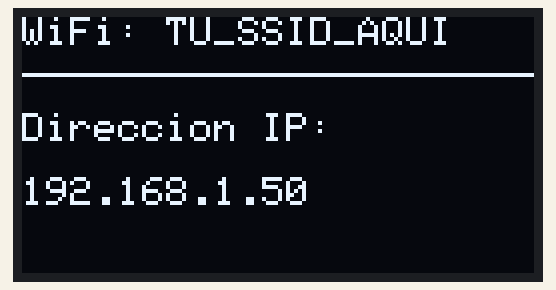
A sketch run on a simulated ESP32. Shown: 128×64 one-colour display. WiFi joins after 1.5 s; servers stay silent unless stated; the local clock reads 2024-03-15 10:24:30 at power-on unless the sketch sets it; what the sketch prints to the serial monitor is not drawn. At 13.2 s the program puts the board to deep sleep or switches it off; the recording ends there.

Above: at 1.9 s.
At 3.0 s:
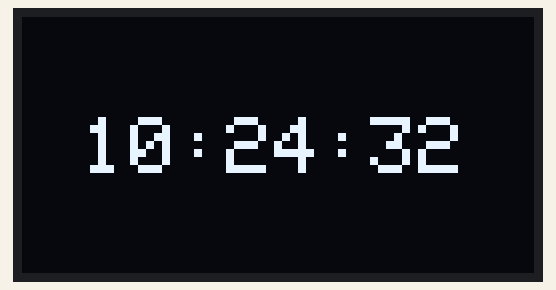
At 4.0 s:
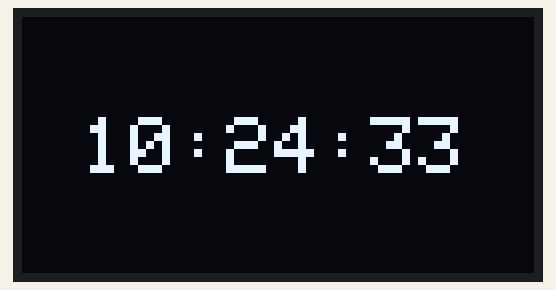
At 5.0 s:
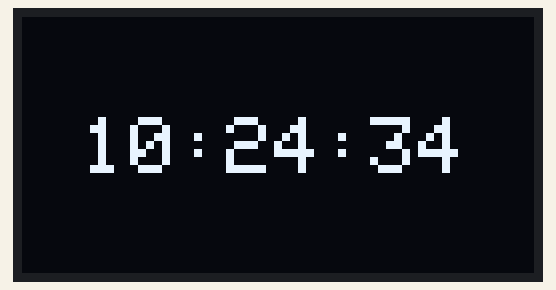
At 7.1 s:
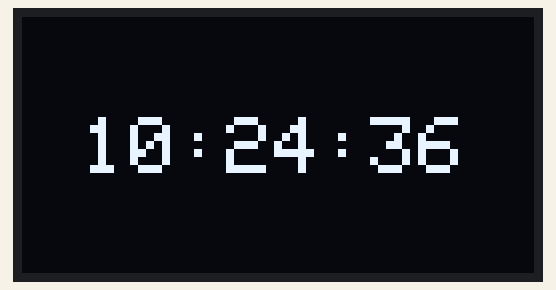
At 12.2 s:
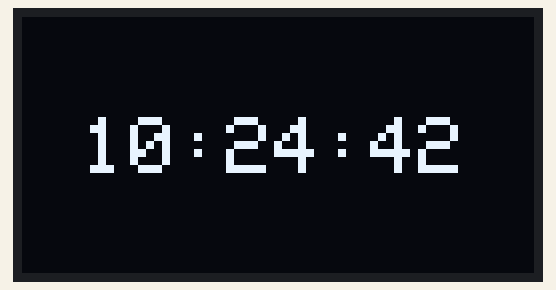

The sketch:

sketch.ino
```cpp
#include <WiFi.h>
#include "wifi_connect.h"
#include "display_utils.h"
#include "time_manager.h"

/*El compilador espera rigurosamente que su primer argumento sea un tipo de dato llamado gpio_num_t
(un enumerador interno que define los pines del chip válidos)*/
const gpio_num_t PUSH_BUTTON = GPIO_NUM_27;

// Definimos las variables para el contador millis()
unsigned long timeInit = 0;
const unsigned long timePowerOn = 10000;  // Segundos que permanece encendido

void setup() {
  Serial.begin(115200);

  // Inicializamos el display
  displayInit();

  // Leemos la causa de despertar
  esp_sleep_wakeup_cause_t sleep_cause = esp_sleep_get_wakeup_cause();

  // Siempre intentamos sincronizar al despertar para evitar el "drift" (desviación) del RTC interno
  if (sleep_cause == ESP_SLEEP_WAKEUP_EXT0) {
    Serial.println("Despertado por botón. Sincronizando para precisión...");
    displayStatus("Actualizando hora...");
  } else {
    Serial.println("Cold Boot / Reset manual. Iniciando sincronización...");
    displayStatus("Conectando WiFi...");
  }

  // Intentamos conectar y sincronizar
  if (setup_wifi()) {
    // Éxito: Mostramos información de red brevemente si es Cold Boot
    if (sleep_cause != ESP_SLEEP_WAKEUP_EXT0) {
      displayInfoNet(WiFi.SSID(), WiFi.localIP().toString());
      delay(1000);
    }

    displayStatus("Sincronizando NTP");

    if (syncTimeWithNTP()) {
      displayStatus("Sincronizado");
    } else {
      displayStatus("Error NTP");
    }

    // Una vez tenemos la hora, ya no necesitamos el WiFi
    disconnect_wifi();
  } else {
    // Fallo de WiFi: Mostramos error y seguimos con el RTC actual (aunque tenga drift)
    displayStatus("Error: No WiFi");
  }

  // Guardamos el momento en que termina el setup y arranca el loop (visualización)
  timeInit = millis();
}

void loop() {
  // Mientras no hayan pasado timePowerOn (10 seg.), refrescamos el display

  if (millis() - timeInit < timePowerOn) {
    // Leemos el RTC
    String horaActual = getFormattedTime();
    // Imprimimos en monitor Serie (depuración)
    Serial.print("Hora RTC: ");
    Serial.println(horaActual);

    // Mostramos en display
    displayTime(horaActual);

    // Actualizamos cada 1 seg
    delay(1000);
  } else {
    // Se cumplió el tiempo
    Serial.println("Tiempo cumplido. Apagando pantalla y entrando en modo Deep Sleep...");
    // Apagamos el display
    displayPowerOff();
    // Configuramos el despertar por Ext0 en el GPIO definido cuando pase a estado HIGH (1)
    esp_sleep_enable_ext0_wakeup(PUSH_BUTTON, 1);

    // Acivamos el modo deep sleep
    esp_deep_sleep_start();
  }
}
```

display_utils.cpp
```cpp
#include "display_utils.h"

// Librerías de Adafruit para el manejo del display
#include <Wire.h>
#include <Adafruit_GFX.h>
#include <Adafruit_SSD1306.h>

// Dimensiones de la pantalla SSD1306 (128x64 píxeles)
#define SCREEN_WIDTH 128
#define SCREEN_HEIGHT 64

// El pin de reset no se usa en la mayoría de estos módulos (usamos -1)
#define OLED_RESET -1
// Dirección I2C típica: 0x3C para la mayoría de pantallas 128x64
#define SCREEN_ADDRESS 0x3C

// Instancia del objeto display
Adafruit_SSD1306 display(SCREEN_WIDTH, SCREEN_HEIGHT, &Wire, OLED_RESET);

void displayInit() {
  // Pequeña pausa para asegurar que el display esté energizado
  delay(100);

  // Inicializa
  if (!display.begin(SSD1306_SWITCHCAPVCC, SCREEN_ADDRESS)) {
    Serial.println(F("Error: No se pudo encontrar el display SSD1306"));
    // Si falla, el programa se detiene aquí para depuración
    for (;;) ;
  }

  // Configuración inicial por defecto
  display.clearDisplay();
  display.setTextColor(SSD1306_WHITE);
  display.display();
}

void displayStatus(String message) {
  display.clearDisplay();

  // Encabezado
  display.setTextSize(1);
  display.setCursor(0, 0);
  display.println("Estado:");

  // Mensaje principal
  display.setCursor(0, 20);
  display.setTextSize(1);
  display.println(message);

  // Enviar buffer a la pantalla
  display.display();
}

void displayTime(String timeStr) {
  display.clearDisplay();
  display.setTextSize(2);
  display.setCursor(15, 25);
  display.print(timeStr);
  display.display();
}

void displayInfoNet(String ssid, String ip) {
  display.clearDisplay();

  // Línea superior (Zona amarilla)
  display.setTextSize(1);
  display.setCursor(0, 0);
  display.print("WiFi: ");
  display.println(ssid);

  // Línea decorativa divisoria
  display.drawFastHLine(0, 14, 128, SSD1306_WHITE);

  // Información de IP (Zona azul)
  display.setCursor(0, 24);
  display.setTextSize(1);
  display.println("Direccion IP:");

  display.setTextSize(1);
  display.setCursor(0, 40);
  display.println(ip);

  display.display();
}

void displayPowerOff() {
    display.clearDisplay();
    display.display(); // Borra lo que haya antes de apagar

    // Envía el comando de hardware para apagar el panel y ahorrar batería
    display.ssd1306_command(SSD1306_DISPLAYOFF);
}
```

display_utils.h
```cpp
#pragma once
#include <Arduino.h>

/**
 * Inicializa la pantalla OLED SSD1306.
 * Configura el bus I2C y establece los parámetros iniciales del texto.
 */
void displayInit();

/**
 * Muestra un mensaje de estado en la pantalla.
 * Limpia la pantalla y escribe el mensaje con una etiqueta de "Estado:".
 * @param message El texto a mostrar.
 */
void displayStatus(String message);

/**
 * Muestra la hora actual a partir de una cadena ya formateada.
 * @param timeStr Cadena con la hora (ej: "12:30:05").
 */
void displayTime(String timeStr);

/**
 * Muestra información de la red (SSID e IP).
 * @param ssid Nombre de la red WiFi.
 * @param ip Dirección IP asignada.
 */
void displayInfoNet(String ssid, String ip);

/**
 * Limpia la pantalla y apaga el panel OLED.
 * Útil para reducir el consumo antes de entrar en Deep Sleep.
 */
void displayPowerOff();
```

time_manager.cpp
```cpp
#include <ESP32Time.h>
#include <esp_sntp.h> // Librería nativa para controlar el estado de sincronización
#include "time_manager.h"

// Configuramos servidos NTP
const char* ntpServer = "1.ar.pool.ntp.org";
const long gmtOffSet_sec = -10800;  // Valores para Argentina (UTC-3)
const int daylightOffset_sec = 0;

// Cremos un objeto del tipo ESP32Time
ESP32Time rtc(gmtOffSet_sec);

bool syncTimeWithNTP() {
  /*
   * CONFIGURACIÓN DE SINCRONIZACIÓN:
   * SNTP_SYNC_MODE_IMMED: Fuerza a que el reloj interno se actualice instantáneamente
   * en cuanto llegue el paquete NTP, ignorando la hora "vieja" desfasada.
   */
  sntp_set_sync_mode(SNTP_SYNC_MODE_IMMED);
  configTime(0, daylightOffset_sec, ntpServer);

  Serial.println("[NTP] Intentando sincronizar hora (UTC)...");

  /*
   * EL PROBLEMA DEL DEEP SLEEP:
   * Al despertar, el ESP32 ya tiene una hora en su RTC interno (aunque esté desfasada).
   * Por eso, no podemos usar getLocalTime() para esperar, porque daría "true" de inmediato.
   * En su lugar, consultamos sntp_get_sync_status().
   */

  const int timeoutMs = 8000;  // 8 segundos de margen (reducido a petición del usuario)
  unsigned long startAttempt = millis();

  // Esperamos hasta que el estado sea "COMPLETED" (significa que llegó un paquete fresco del servidor)
  while (sntp_get_sync_status() != SNTP_SYNC_STATUS_COMPLETED) {
    if (millis() - startAttempt > timeoutMs) {
      Serial.println("\n[NTP] Error: Tiempo de espera agotado (El servidor no respondió)");
      return false;
    }
    delay(500);
    Serial.print(".");
  }

  // Una vez confirmado que el sistema se actualizó, obtenemos la estructura de tiempo
  struct tm timeinfo;
  if (!getLocalTime(&timeinfo)) {
    Serial.println("\n[NTP] Error: Sincronizó pero no se pudo leer timeinfo");
    return false;
  }

  // Actualizamos nuestro objeto rtc con la hora exacta recién recibida
  rtc.setTimeStruct(timeinfo);
  Serial.println("\n[NTP] Sincronización exitosa y RTC calibrado.");
  return true;
}

String getFormattedTime() {
  // Retorna la hora en formato de 24 hs
  return rtc.getTime("%H:%M:%S");
}

String getFormattedDate() {
  // Retorna la fecha
  return rtc.getTime("%d/%m/%Y");
}
```

time_manager.h
```cpp
#pragma once

// Se conecta al servidor NTP, obtiene la hora exacta y calibra el RTC interno del ESP32
// Devuelve true si la sincronización fue exitosa, false si falló por timeout
bool syncTimeWithNTP();

// Devuelve una cadena de texto formateada con la hora actual leída directamente del RTC
// Formato: "HH:MM:SS"
String getFormattedTime();

// Devuelve la fecha formateada ("DD/MM/YYYY")
String getFormattedDate();
```

wifi_connect.cpp
```cpp
#include "wifi_connect.h"
#include "config.h"

#include <Arduino.h>
#include <WiFi.h>
#include <ESPmDNS.h>

bool setup_wifi() {
  delay(10);
  Serial.println();
  Serial.print("Conectando a: ");
  Serial.println(WIFI_SSID);

  // Limpiamos cualquier configuración previa para evitar conflictos (al despertar de Deep Sleep por ej.)
  WiFi.disconnect(true);
  delay(100);
  WiFi.mode(WIFI_STA); // Aseguramos modo estación explicitly

  WiFi.begin(WIFI_SSID, WIFI_PASSWORD);

  // Intentar conectar durante un máximo de 20 intentos (aprox 10 seg)
  int intentos = 0;
  while (WiFi.status() != WL_CONNECTED && intentos < 20) {
    delay(500);
    Serial.print(".");
    intentos++;
  }

  if (WiFi.status() == WL_CONNECTED) {
    Serial.println("\nWiFi Conectado!");
    Serial.print("IP: ");
    Serial.println(WiFi.localIP());

    // mDNS
    if (!MDNS.begin(MDNS_NAME)) {
      Serial.println("Error iniciando mDNS");
    } else {
      Serial.print("mDNS: http://");
      Serial.print(MDNS_NAME);
      Serial.println(".local");
    }
    return true; // Éxito
  } else {
    Serial.println("\nError: Tiempo de espera agotado.");
    return false; // Fallo
  }
}

void disconnect_wifi() {
  WiFi.disconnect(true);
  WiFi.mode(WIFI_OFF);
  Serial.println("WiFi apagado para ahorro de energía.");
}
```

wifi_connect.h
```cpp
#pragma once

// Declaración de la función: devuelve true si conecta, false si falla
bool setup_wifi();

// Desconecta y apaga el WiFi para ahorrar energía
void disconnect_wifi();
```

config_example.h
```cpp
/*
 * config_example.h
 * 1. Renombrar este archivo a "config.h".
 * 2. Completar con tus credenciales de red y preferencias.
 */

#pragma once

// --- Configuración de Red ---
const char* WIFI_SSID     = "TU_SSID_AQUI";
const char* WIFI_PASSWORD = "TU_PASSWORD_AQUI";

// --- Identidad del Dispositivo ---
const char* MDNS_NAME     = "esp32-reloj"; // Acceso via http://esp32-reloj.local
```

Measured:
- what the display in image 0 shows lasts 1.0 s, from 1.8 s to 2.8 s
